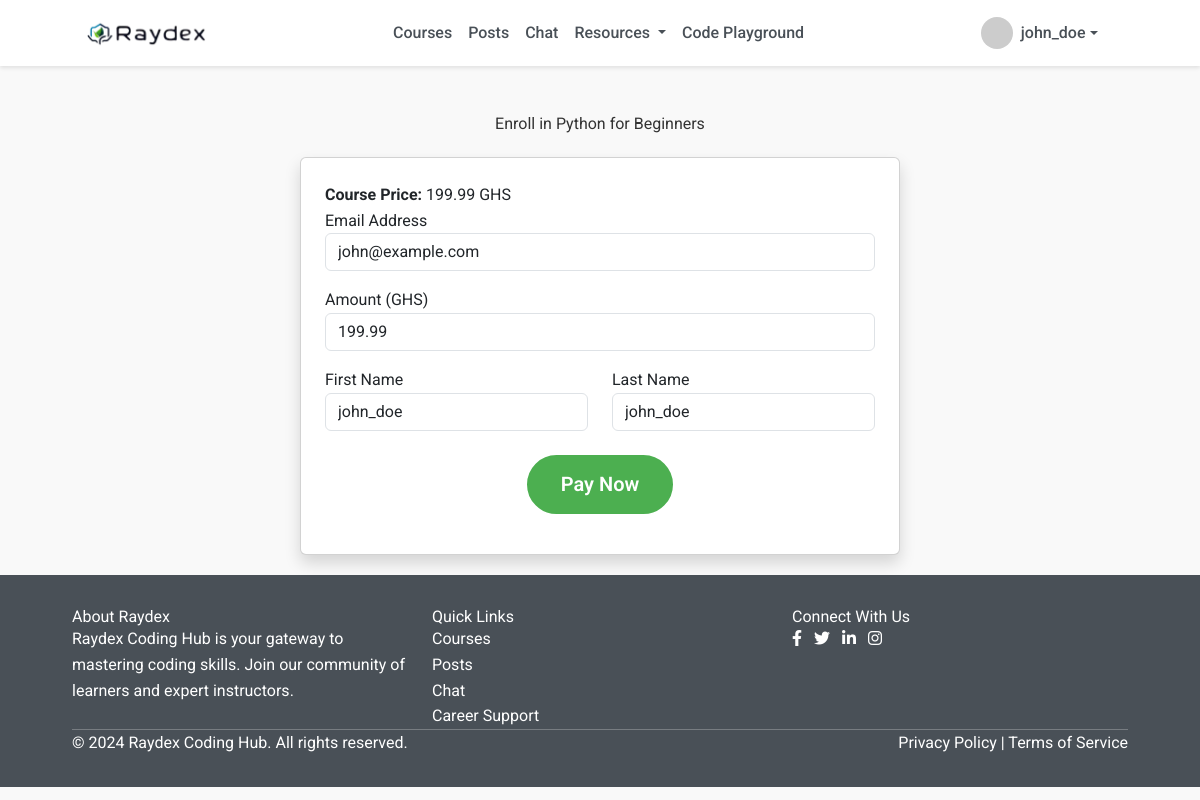
/course/1/enroll (signed in), run on the app's committed database.
### app.py (models this page shows, shortened)
class User(db.Model, UserMixin):
    id = db.Column(db.Integer, primary_key=True)
    username = db.Column(db.String(20), unique=True, nullable=False)
    email = db.Column(db.String(120), unique=True, nullable=False)
    password = db.Column(db.String(60), nullable=False)
    enrollments = db.relationship('Enrollment', backref='user', lazy=True)
    posts = db.relationship('Post', backref='author', lazy=True)
    comments = db.relationship('Comment', backref='author', lazy=True)
    progress = db.relationship('Progress', backref='user', lazy=True)
    is_admin = db.Column(db.Boolean, default=False)

class Course(db.Model):
    id = db.Column(db.Integer, primary_key=True)
    title = db.Column(db.String(100), nullable=False)
    description = db.Column(db.Text, nullable=False)
    price = db.Column(db.Float, nullable=False)
    image = db.Column(db.String(20), nullable=False, default='default.jpg')
    enrollments = db.relationship('Enrollment', backref='course', lazy=True)
    lessons = db.relationship('Lesson', backref='course', lazy=True)

### app.py (the view, shortened to what this page needs)
@app.route('/course/<int:course_id>/enroll', methods=['GET', 'POST'])
@login_required
def enroll(course_id):
    course = Course.query.get_or_404(course_id)
    if Enrollment.query.filter_by(user_id=current_user.id, course_id=course_id).first():
        return jsonify({"success": False, "message": "Already enrolled"}), 400
    return render_template('enroll.html', course=course, user=current_user)

### app.py (called while the page is built)
@login_manager.user_loader
def load_user(user_id):
    return User.query.get(int(user_id))

### templates/enroll.html (shortened to what this page needs)
{% extends "base.html" %} {% block content %}
<div class="enroll-container mt-5">
  <h2 class="text-center mb-4">Enroll in {{ course.title }}</h2>
  <div class="card p-4 shadow">
    <p><strong>Course Price:</strong> {{ course.price }} GHS</p>
    <form id="paymentForm">
      <div class="form-group">
        <label for="email-address">Email Address</label>
        <input
          type="email"
          class="form-control"
          id="email-address"
          value="{{ current_user.email }}"
          required
          readonly
        />
      </div>
      <div class="form-group mt-3">
        <label for="amount">Amount (GHS)</label>
        <input
          type="number"
          class="form-control"
          id="amount"
          value="{{ course.price }}"
          required
          readonly
        />
      </div>
      <div class="row mt-3">
        <div class="col-md-6">
          <div class="form-group">
            <label for="first-name">First Name</label>
            <input
              type="text"
              class="form-control"
              id="first-name"
              value="{{ current_user.username.split()[0] }}"
              required
            />
          </div>
        </div>
        <div class="col-md-6">
          <div class="form-group">
            <label for="last-name">Last Name</label>
            <input
              type="text"
              class="form-control"
              id="last-name"
              value="{{ current_user.username.split()[-1] }}"
              required
            />
          </div>
        </div>
      </div>
      <div class="form-submit mt-4 text-center">
        <button type="button" id="payButton" class="btn btn-primary btn-lg">
          Pay Now
        </button>
      </div>
    </form>
  </div>
</div>
{% endblock %}

### templates/base.html (shortened to what this page needs)
<!DOCTYPE html>
<html lang="en">
  <head>
    <link
      rel="stylesheet"
      href="https://cdn.jsdelivr.net/npm/bootstrap@5.3.0/dist/css/bootstrap.min.css"
    />
    <link
      rel="stylesheet"
      href="https://cdnjs.cloudflare.com/ajax/libs/font-awesome/6.0.0-beta3/css/all.min.css"
    />
    <link
      href="https://cdn.jsdelivr.net/npm/tailwindcss@2.2.19/dist/tailwind.min.css"
      rel="stylesheet"
    />
    <link
      rel="stylesheet"
      href="{{ url_for('static', filename='css/style.css') }}"
    />
  </head>
  <body>
    <nav class="navbar navbar-expand-lg navbar-light">
      <div class="container">
        <a class="navbar-brand" href="{{ url_for('home') }}">
          <img
            src="{{ url_for('static', filename='images/bg.png') }}"
            alt="Raydex logo"
            class="me-2"
          />
        </a>
        <div class="collapse navbar-collapse" id="navbarNav">
          <ul class="navbar-nav mx-auto">
            <li class="nav-item">
              <a class="nav-link" href="{{ url_for('courses') }}">Courses</a>
            </li>
            <li class="nav-item">
              <a class="nav-link" href="{{ url_for('forum') }}">Posts</a>
            </li>
            <li class="nav-item">
              <a class="nav-link" href="{{ url_for('chat_users') }}">Chat</a>
            </li>
            <li class="nav-item dropdown">
              <a
                class="nav-link dropdown-toggle"
                href="#"
                id="resourcesDropdown"
                role="button"
                data-bs-toggle="dropdown"
                aria-expanded="false"
              >
                Resources
              </a>
            </li>
            {% if current_user.is_authenticated %}
            <li class="nav-item">
              <a class="nav-link" href="{{ url_for('code_playground') }}"
                >Code Playground</a
              >
            </li>
            {% endif %}
          </ul>
          <div class="d-flex align-items-center">
            {% if current_user.is_authenticated %}
            <div class="dropdown user-dropdown">
              <a
                class="nav-link dropdown-toggle d-flex align-items-center"
                href="#"
                id="userDropdown"
                role="button"
                data-bs-toggle="dropdown"
                aria-expanded="false"
              >
                <img
                  src="https://ui-avatars.com/api/?name={{ current_user.username }}&background=2ecc71&color=fff"
                  alt="Profile"
                  class="rounded-circle me-2"
                />
                <span class="d-none d-lg-inline"
                  >{{ current_user.username }}</span
                >
              </a>
            </div>
            {% endif %}
          </div>
        </div>
      </div>
    </nav>
    {% block content %}{% endblock %}
    <footer class="footer">
      <div class="container">
        <div class="row">
          <div class="col-md-4">
            <h5>About Raydex</h5>
            <p>
              Raydex Coding Hub is your gateway to mastering coding skills. Join
              our community of learners and expert instructors.
            </p>
          </div>
          <div class="col-md-4">
            <h5>Quick Links</h5>
            <ul class="list-unstyled">
              <li><a href="{{ url_for('courses') }}">Courses</a></li>
              <li><a href="{{ url_for('forum') }}">Posts</a></li>
              <li><a href="{{ url_for('chat_users') }}">Chat</a></li>
              <li><a href="#">Career Support</a></li>
            </ul>
          </div>
          <div class="col-md-4">
            <h5>Connect With Us</h5>
            <ul class="list-inline">
              <li class="list-inline-item">
                <a href="#"><i class="fab fa-facebook-f"></i></a>
              </li>
              <li class="list-inline-item">
                <a href="#"><i class="fab fa-twitter"></i></a>
              </li>
              <li class="list-inline-item">
                <a href="#"><i class="fab fa-linkedin-in"></i></a>
              </li>
              <li class="list-inline-item">
                <a href="#"><i class="fab fa-instagram"></i></a>
              </li>
            </ul>
          </div>
        </div>
        <hr />
        <div class="row">
          <div class="col-md-6">
            <p>&copy; 2024 Raydex Coding Hub. All rights reserved.</p>
          </div>
          <div class="col-md-6 text-md-end">
            <a href="#">Privacy Policy</a> | <a href="#">Terms of Service</a>
          </div>
        </div>
      </div>
    </footer>
  </body>
</html>

### static/css/style.css (style rules this page uses)
:root { --primary-color: #4caf50; --secondary-color: #27ae60; --text-color: #333; --bg-color: #f9f9f9; --card-bg: #ffffff; --dark-gray: #495057; --light-gray: #f8f9fa; --white: #ffffff; --black: #000000; --danger-color: #dc3545; --warning-color: #ffc107; --info-color: #17a2b8; }
* { margin: 0; padding: 0; box-sizing: border-box; }
body { font-family: "Roboto", "Poppins", sans-serif; line-height: 1.6; color: var(--text-color); background-color: var(--bg-color); }
.container { width: 90%; max-width: 1200px; margin: 0 auto; }
.navbar { background-color: var(--white); box-shadow: 0 2px 4px rgba(0, 0, 0, 0.1); padding: 0.5rem 1rem; }
.navbar-brand img { height: 40px; transition: transform 0.3s ease; }
.nav-link { color: var(--dark-gray); font-weight: 500; padding: 0.5rem 1rem; transition: color 0.2s ease, background-color 0.2s ease; border-radius: 5px; }
.btn { display: inline-block; padding: 0.8rem 2rem; border-radius: 30px; text-decoration: none; font-weight: 600; transition: all 0.3s ease; }
.btn-primary { background-color: var(--primary-color); color: var(--white); border: 2px solid var(--primary-color); }
.footer { background-color: var(--dark-gray); color: var(--white); padding: 2rem 0; }
.user-dropdown img { width: 32px; height: 32px; object-fit: cover; }

### templates/enroll.html (style rules this page uses)
.enroll-container { margin: 20px auto; max-width: 600px; }

### data on the page
User: username "john_doe", email "john@example.com"
Course: title "Python for Beginners", price "199.99"
